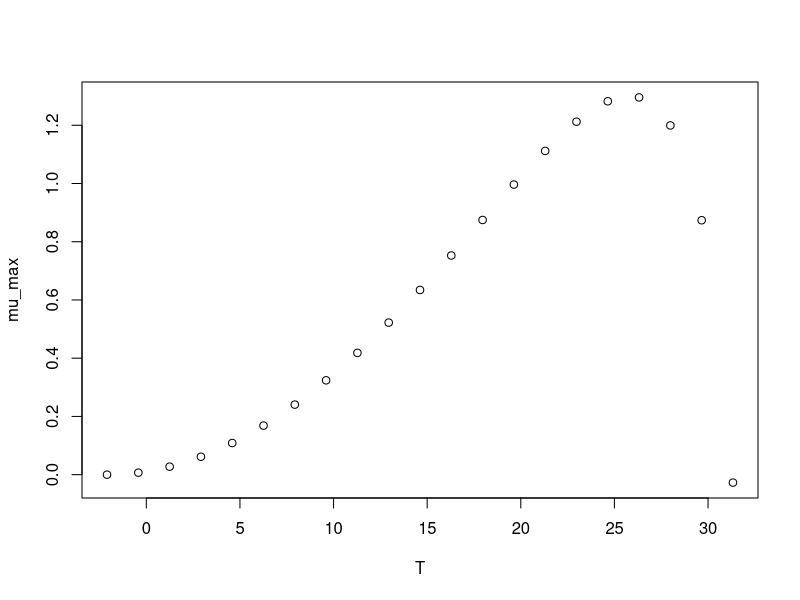

The R script that drew this image:
#############################
# start of Parameter script
#############################
T <- seq(-2.0979020979021,31.3313,length.out=21)
#############################
# end of Parameter script
#############################
############################# 
# start of Model script Gropin ID 410 
#############################
 
# constant coefficients for this model
 
variables <- data.frame(T)
argumentsPar <- expand.grid(variables)
 
# heart of the model
response_surface <- function(T) {
   mumax <-(1.3*(T-31.3)*((T+2.1)^2))/((25.8+2.1)*((25.8+2.1)*(T-25.8)-(25.8-31.3)*(25.8-2.1-2*T)))

return(mumax=mumax)
} 

# output parameters
mumax <- cbind(argumentsPar,response_surface(argumentsPar['T']))
colnames(mumax) <- c(colnames(argumentsPar),'mumax')
#############################
# End of Model script
#############################
############################# 
# start of Visualisation script Gropin ID 410 
#############################
plot(T,mumax$mumax,
                          xlab='T',
                          ylab='mu_max')
#############################
# End of Visualisation script
#############################
